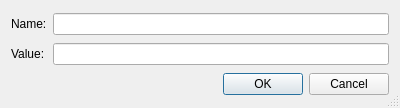
<?xml version="1.0" encoding="UTF-8"?>
<ui version="4.0">
 <class>IdlCompilerDefineNameDialog</class>
 <widget class="QDialog" name="IdlCompilerDefineNameDialog">
  <property name="geometry">
   <rect>
    <x>0</x>
    <y>0</y>
    <width>400</width>
    <height>108</height>
   </rect>
  </property>
  <property name="windowTitle">
   <string>Define Name</string>
  </property>
  <property name="sizeGripEnabled">
   <bool>true</bool>
  </property>
  <layout class="QGridLayout" name="gridLayout">
   <item row="0" column="0">
    <widget class="QLabel" name="label">
     <property name="text">
      <string>Name:</string>
     </property>
    </widget>
   </item>
   <item row="0" column="1">
    <widget class="QLineEdit" name="nameEdit">
     <property name="toolTip">
      <string>Enter the variable name</string>
     </property>
    </widget>
   </item>
   <item row="1" column="0">
    <widget class="QLabel" name="label_2">
     <property name="text">
      <string>Value:</string>
     </property>
    </widget>
   </item>
   <item row="1" column="1">
    <widget class="QLineEdit" name="valueEdit">
     <property name="toolTip">
      <string>Enter an optional value</string>
     </property>
    </widget>
   </item>
   <item row="2" column="0" colspan="2">
    <widget class="QDialogButtonBox" name="buttonBox">
     <property name="orientation">
      <enum>Qt::Horizontal</enum>
     </property>
     <property name="standardButtons">
      <set>QDialogButtonBox::Cancel|QDialogButtonBox::Ok</set>
     </property>
    </widget>
   </item>
  </layout>
 </widget>
 <tabstops>
  <tabstop>nameEdit</tabstop>
  <tabstop>valueEdit</tabstop>
 </tabstops>
 <resources/>
 <connections>
  <connection>
   <sender>buttonBox</sender>
   <signal>accepted()</signal>
   <receiver>IdlCompilerDefineNameDialog</receiver>
   <slot>accept()</slot>
   <hints>
    <hint type="sourcelabel">
     <x>248</x>
     <y>254</y>
    </hint>
    <hint type="destinationlabel">
     <x>157</x>
     <y>274</y>
    </hint>
   </hints>
  </connection>
  <connection>
   <sender>buttonBox</sender>
   <signal>rejected()</signal>
   <receiver>IdlCompilerDefineNameDialog</receiver>
   <slot>reject()</slot>
   <hints>
    <hint type="sourcelabel">
     <x>316</x>
     <y>260</y>
    </hint>
    <hint type="destinationlabel">
     <x>286</x>
     <y>274</y>
    </hint>
   </hints>
  </connection>
 </connections>
</ui>
